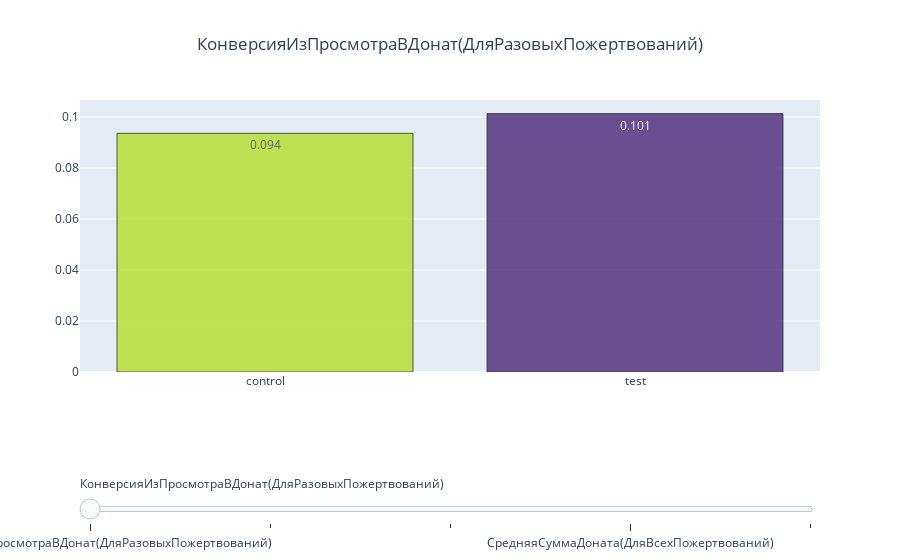

Notebook code for this chart:
### Code cell
# Visualization

paper = go.Figure()

palette_1 = px.colors.sequential.Viridis_r[1:]
palette_2 = px.colors.sequential.Viridis[1:]

start_col = metrics[0]
colors_1 = iter([palette_1[i] if i < len(palette_1) else palette_1[i % len(palette_1)] for i in range(len(metrics))])
colors_2 = iter([palette_2[i] if i < len(palette_2) else palette_2[i % len(palette_2)] for i in range(len(metrics))])

for col in metrics:   
    visible = False if col != start_col else True
    
    data = df_agg[df_agg['Metric'].eq(col)].assign(Ratio=lambda x: x['Nominator'] / x['Denominator']).reset_index()
    
    max_ratio = data['Ratio'].max()
    
    colors = [next(colors_1)] * data.shape[0]
    colors[data[data['Ratio'].eq(max_ratio)].index[0]] = next(colors_2)
    
    paper.add_trace(
                go.Bar(
                     x=data[target]
                    ,y=data['Ratio']
                    ,base='group'
                    ,text=np.round(data['Ratio'], 3)
                    ,textposition='auto'
                    ,orientation='v'
                    ,marker_color=colors
                    ,marker_line_color='black'
                    ,marker_line_width=.8
                    ,visible=visible
                    ,opacity=.8
                    ,name=col
                )
    )

mysteps = [None] * len(metrics)
for i, col in enumerate(metrics):
    tmp = [True if j in range(1 * i, 1 * i + 1) else False for j in range(len(paper.data))] 
    step = {
         'method': 'update'
        ,'args': [{'visible': tmp}, {'title.text': f'{col}', 'barmode': 'group'}]
        ,'label': col
    }
    mysteps[i] = step

sliders = [{
     'active': 10
    ,'currentvalue': {'prefix': ''}
    ,'pad': {'t': 100}
    ,'steps': mysteps
}]    
    
paper.update_layout(sliders=sliders, title={'text': f'{start_col}'}, title_x=0.5)

# paper.write_html('метрики_по_группам.html')

paper.show()

### Figure 1 — Plotly figure (JSON) as saved in the notebook; plotly's stock layout.template omitted (floating-point values rounded to 4 significant figures)
{"data": [{"base": "group", "marker": {"color": ["#b5de2b", "#482878"], "line": {"color": "black", "width": 0.8}}, "name": "КонверсияИзПросмотраВДонат(ДляРазовыхПожертвований)", "opacity": 0.8, "orientation": "v", "text": ["0.094", "0.101"], "textposition": "auto", "type": "bar", "visible": true, "x": ["control", "test"], "y": [0.0936, 0.1013]}, {"base": "group", "marker": {"color": ["#6ece58", "#3e4989"], "line": {"color": "black", "width": 0.8}}, "name": "КонверсияИзПросмотраВДонат(ДляВсехПожертвований)", "opacity": 0.8, "orientation": "v", "text": ["0.097", "0.104"], "textposition": "auto", "type": "bar", "visible": false, "x": ["control", "test"], "y": [0.09714, 0.1037]}, {"base": "group", "marker": {"color": ["#31688e", "#35b779"], "line": {"color": "black", "width": 0.8}}, "name": "СредняяСуммаДоната(ДляРазовыхПожертвований)", "opacity": 0.8, "orientation": "v", "text": ["80.138", "78.831"], "textposition": "auto", "type": "bar", "visible": false, "x": ["control", "test"], "y": [80.14, 78.83]}, {"base": "group", "marker": {"color": ["#26828e", "#1f9e89"], "line": {"color": "black", "width": 0.8}}, "name": "СредняяСуммаДоната(ДляВсехПожертвований)", "opacity": 0.8, "orientation": "v", "text": ["78.448", "78.232"], "textposition": "auto", "type": "bar", "visible": false, "x": ["control", "test"], "y": [78.45, 78.23]}, {"base": "group", "marker": {"color": ["#26828e", "#1f9e89"], "line": {"color": "black", "width": 0.8}}, "name": "ДоляРазовыхПожертвований", "opacity": 0.8, "orientation": "v", "text": ["0.96", "0.974"], "textposition": "auto", "type": "bar", "visible": false, "x": ["control", "test"], "y": [0.9598, 0.9744]}], "layout": {"sliders": [{"active": 10, "currentvalue": {"prefix": ""}, "pad": {"t": 100}, "steps": [{"args": [{"visible": [true, false, false, false, false]}, {"barmode": "group", "title.text": "КонверсияИзПросмотраВДонат(ДляРазовыхПожертвований)"}], "label": "КонверсияИзПросмотраВДонат(ДляРазовыхПожертвований)", "method": "update"}, {"args": [{"visible": [false, true, false, false, false]}, {"barmode": "group", "title.text": "КонверсияИзПросмотраВДонат(ДляВсехПожертвований)"}], "label": "КонверсияИзПросмотраВДонат(ДляВсехПожертвований)", "method": "update"}, {"args": [{"visible": [false, false, true, false, false]}, {"barmode": "group", "title.text": "СредняяСуммаДоната(ДляРазовыхПожертвований)"}], "label": "СредняяСуммаДоната(ДляРазовыхПожертвований)", "method": "update"}, {"args": [{"visible": [false, false, false, true, false]}, {"barmode": "group", "title.text": "СредняяСуммаДоната(ДляВсехПожертвований)"}], "label": "СредняяСуммаДоната(ДляВсехПожертвований)", "method": "update"}, {"args": [{"visible": [false, false, false, false, true]}, {"barmode": "group", "title.text": "ДоляРазовыхПожертвований"}], "label": "ДоляРазовыхПожертвований", "method": "update"}]}], "title": {"text": "КонверсияИзПросмотраВДонат(ДляРазовыхПожертвований)", "x": 0.5}}}
